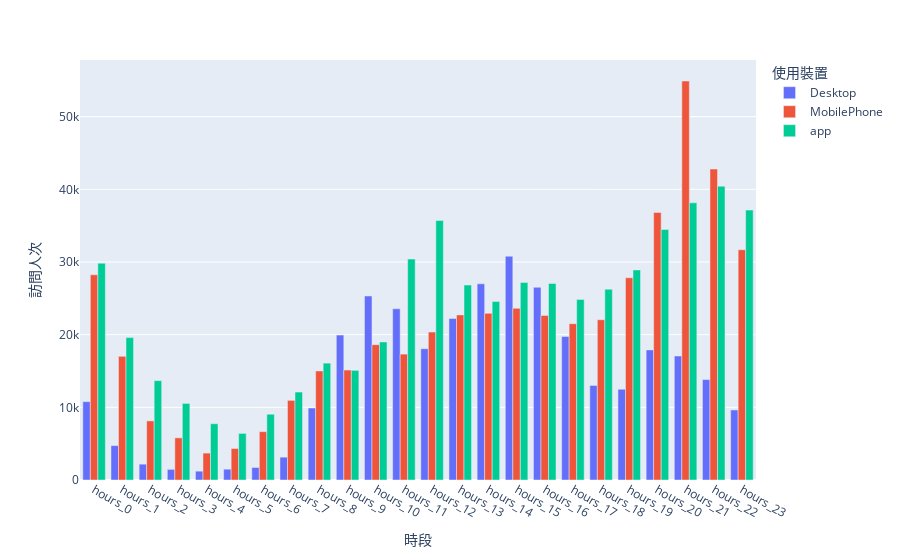

Notebook cell for this chart:
### Code cell
# YC每小時各裝置流量
df_yesterday_time_YC = df_yesterday[df_yesterday['訪問網站'] == '房仲網'].groupby('使用裝置').sum()
df_yesterday_time_YC = df_yesterday_time_YC.iloc[:, [i for i in range(2, 26)]].reset_index().melt(id_vars=["使用裝置"], 
                                                          var_name="時段", 
                                                          value_name="訪問人次")
fig = px.bar(df_yesterday_time_YC, x="時段", y="訪問人次", color='使用裝置', barmode='group')
fig.show()

### Figure 1 — Plotly figure (JSON) as saved in the notebook; plotly's stock layout.template omitted (floating-point values rounded to 4 significant figures)
{"data": [{"alignmentgroup": "True", "hoverlabel": {"namelength": 0}, "hovertemplate": "使用裝置=Desktop<br>時段=%{x}<br>訪問人次=%{y}", "legendgroup": "Desktop", "marker": {"color": "#636efa"}, "name": "Desktop", "offsetgroup": "Desktop", "orientation": "v", "showlegend": true, "textposition": "auto", "type": "bar", "x": ["hours_0", "hours_1", "hours_2", "hours_3", "hours_4", "hours_5", "hours_6", "hours_7", "hours_8", "hours_9", "hours_10", "hours_11", "hours_12", "hours_13", "hours_14", "hours_15", "hours_16", "hours_17", "hours_18", "hours_19", "hours_20", "hours_21", "hours_22", "hours_23"], "xaxis": "x", "y": [10780, 4733, 2181, 1463, 1215, 1489, 1722, 3144, 9906, 19938, 25320, 23567, 18066, 22226, 26999, 30793, 26514, 19741, 13018, 12492, 17903, 17063, 13820, 9637], "yaxis": "y"}, {"alignmentgroup": "True", "hoverlabel": {"namelength": 0}, "hovertemplate": "使用裝置=MobilePhone<br>時段=%{x}<br>訪問人次=%{y}", "legendgroup": "MobilePhone", "marker": {"color": "#EF553B"}, "name": "MobilePhone", "offsetgroup": "MobilePhone", "orientation": "v", "showlegend": true, "textposition": "auto", "type": "bar", "x": ["hours_0", "hours_1", "hours_2", "hours_3", "hours_4", "hours_5", "hours_6", "hours_7", "hours_8", "hours_9", "hours_10", "hours_11", "hours_12", "hours_13", "hours_14", "hours_15", "hours_16", "hours_17", "hours_18", "hours_19", "hours_20", "hours_21", "hours_22", "hours_23"], "xaxis": "x", "y": [28244, 17013, 8133, 5800, 3703, 4332, 6650, 10962, 15008, 15124, 18627, 17324, 20354, 22718, 22934, 23618, 22639, 21512, 22053, 27831, 36819, 54903, 42792, 31684], "yaxis": "y"}, {"alignmentgroup": "True", "hoverlabel": {"namelength": 0}, "hovertemplate": "使用裝置=app<br>時段=%{x}<br>訪問人次=%{y}", "legendgroup": "app", "marker": {"color": "#00cc96"}, "name": "app", "offsetgroup": "app", "orientation": "v", "showlegend": true, "textposition": "auto", "type": "bar", "x": ["hours_0", "hours_1", "hours_2", "hours_3", "hours_4", "hours_5", "hours_6", "hours_7", "hours_8", "hours_9", "hours_10", "hours_11", "hours_12", "hours_13", "hours_14", "hours_15", "hours_16", "hours_17", "hours_18", "hours_19", "hours_20", "hours_21", "hours_22", "hours_23"], "xaxis": "x", "y": [29835, 19593, 13669, 10538, 7743, 6412, 9050, 12104, 16081, 15087, 18996, 30407, 35705, 26825, 24554, 27180, 27039, 24854, 26253, 28906, 34479, 38141, 40429, 37142], "yaxis": "y"}], "layout": {"barmode": "group", "legend": {"title": {"text": "使用裝置"}, "tracegroupgap": 0}, "margin": {"t": 60}, "xaxis": {"anchor": "y", "domain": [0, 1], "title": {"text": "時段"}}, "yaxis": {"anchor": "x", "domain": [0, 1], "title": {"text": "訪問人次"}}}}
